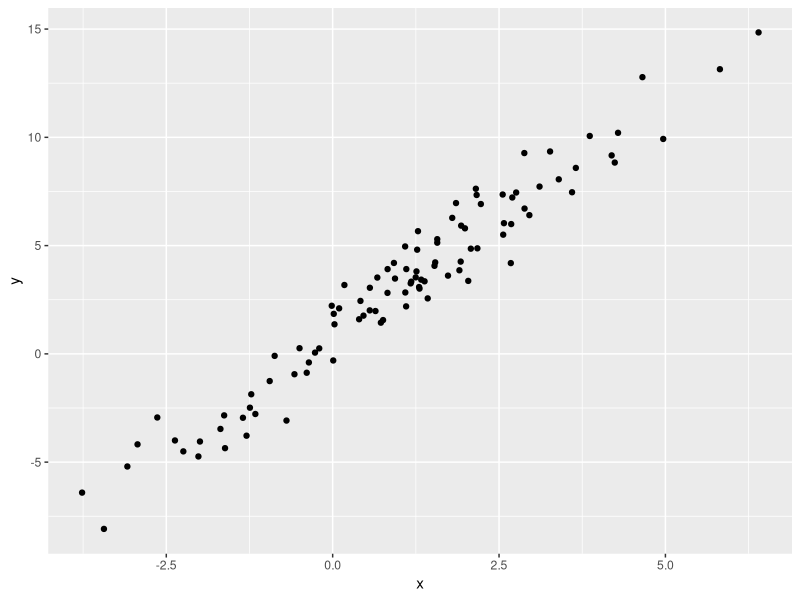

The R script that drew this image:
## ---- chunk 1
library(tidyverse)
## ---- chunk 2
plot_df <-
  tibble(
    x = rnorm(100, mean = 1, sd = 2),
    y = 1 + 2*x + rnorm(100)
  )
## ---- chunk 3
plot_df %>%
  ggplot(aes(x = x, y = y)) + 
  geom_point()
